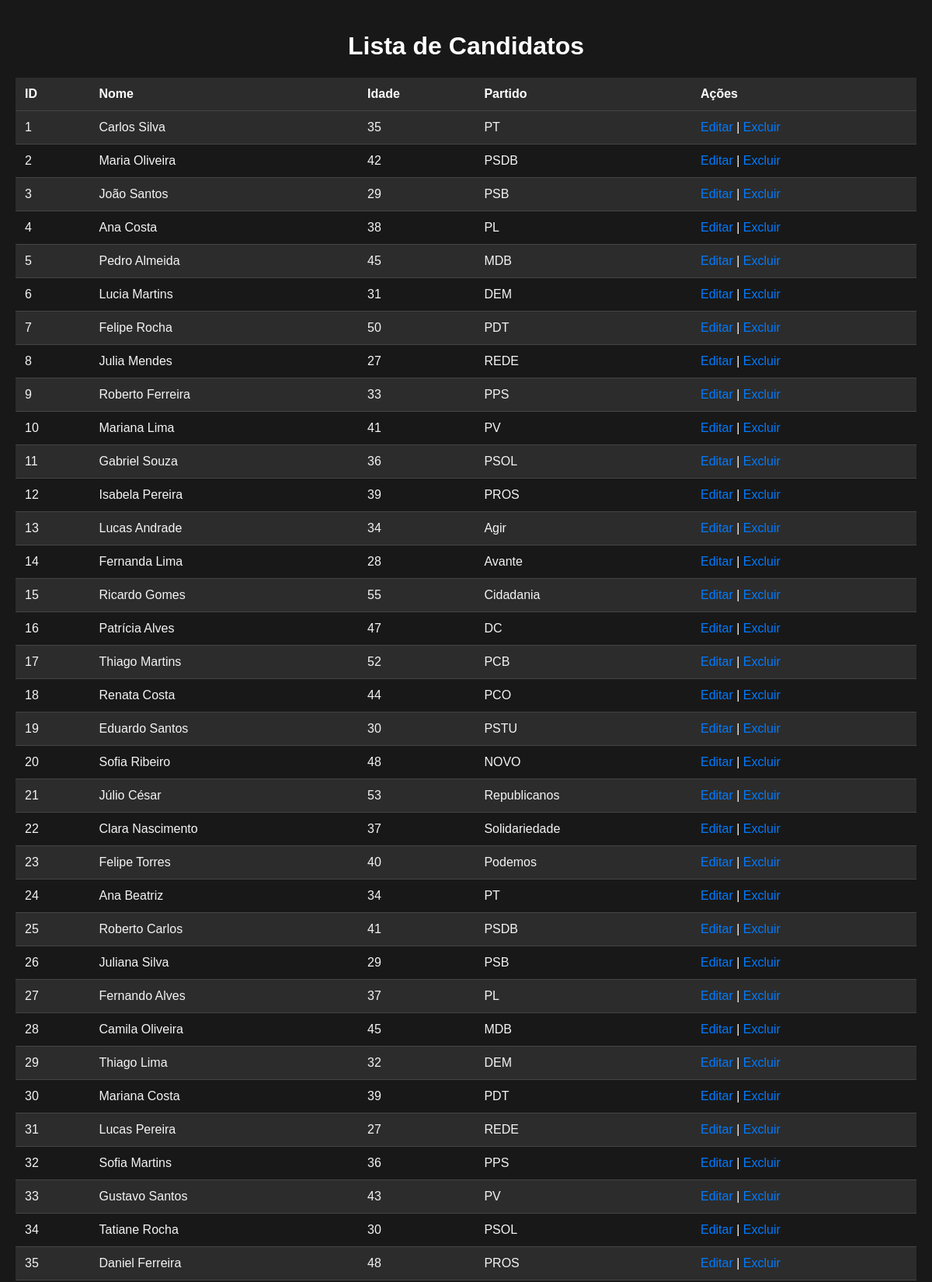
Page /cadastro/candidato/tabela_candidato.php (upper part) on the committed database.
### tables this page shows
CREATE TABLE IF NOT EXISTS `candidato` (
  `id_cand` int NOT NULL AUTO_INCREMENT,
  `nome_cand` varchar(50) NOT NULL,
  `idade_cand` varchar(3) NOT NULL,
  `partido_cand` varchar(30) NOT NULL,
  PRIMARY KEY (`id_cand`)
);

### cadastro/candidato/tabela_candidato.php (the view, shortened to what this page needs)
<?php
include "C:\wamp64\www\urna\conecta_banco.php";
$query = "SELECT * FROM candidato";
$result = mysqli_query($conexao, $query);
?>
<!DOCTYPE html>
<html lang="pt-br">
<head>
</head>
<body>
    <h1>Lista de Candidatos</h1>
    <table>
        <tr>
            <th>ID</th>
            <th>Nome</th>
            <th>Idade</th>
            <th>Partido</th>
            <th>Ações</th>
        </tr>
        <?php while ($row = mysqli_fetch_assoc($result)): ?>
        <tr>
            <td><?php echo htmlspecialchars($row['id_cand']); ?></td>
            <td><?php echo htmlspecialchars($row['nome_cand']); ?></td>
            <td><?php echo htmlspecialchars($row['idade_cand']); ?></td>
            <td><?php echo htmlspecialchars($row['partido_cand']); ?></td>
            <td>
                <a href="editarc.php?id=<?php echo urlencode($row['id_cand']); ?>">Editar</a> |
                <a href="excluirc.php?id=<?php echo urlencode($row['id_cand']); ?>" onclick="return confirm('Tem certeza que deseja excluir este candidato?');">Excluir</a>
            </td>
        </tr>
        <?php endwhile; ?>
    </table>
</body>
</html>

### cadastro/candidato/tabela_candidato.php (style rules this page uses)
body { font-family: Arial, sans-serif; background-color: #181818; color: #f4f4f4; margin: 0; padding: 20px; }
h1 { text-align: center; color: #ffffff; }
table { width: 100%; border-collapse: collapse; margin-top: 20px; }
th, td { padding: 12px; text-align: left; border-bottom: 1px solid #444; }
th { background-color: #2c2c2c; color: #ffffff; }
tr:nth-child(even) { background-color: #2c2c2c; }
a { color: #007BFF; text-decoration: none; }

### rows in the picture
candidato: id_cand "1", nome_cand "Carlos Silva", idade_cand "35", partido_cand "PT"
candidato: id_cand "2", nome_cand "Maria Oliveira", idade_cand "42", partido_cand "PSDB"
candidato: id_cand "3", nome_cand "João Santos", idade_cand "29", partido_cand "PSB"
candidato: id_cand "4", nome_cand "Ana Costa", idade_cand "38", partido_cand "PL"
candidato: id_cand "5", nome_cand "Pedro Almeida", idade_cand "45", partido_cand "MDB"
candidato: id_cand "6", nome_cand "Lucia Martins", idade_cand "31", partido_cand "DEM"
candidato: id_cand "7", nome_cand "Felipe Rocha", idade_cand "50", partido_cand "PDT"
candidato: id_cand "8", nome_cand "Julia Mendes", idade_cand "27", partido_cand "REDE"
candidato: id_cand "9", nome_cand "Roberto Ferreira", idade_cand "33", partido_cand "PPS"
candidato: id_cand "10", nome_cand "Mariana Lima", idade_cand "41", partido_cand "PV"
candidato: id_cand "11", nome_cand "Gabriel Souza", idade_cand "36", partido_cand "PSOL"
candidato: id_cand "12", nome_cand "Isabela Pereira", idade_cand "39", partido_cand "PROS"
candidato: id_cand "13", nome_cand "Lucas Andrade", idade_cand "34", partido_cand "Agir"
candidato: id_cand "14", nome_cand "Fernanda Lima", idade_cand "28", partido_cand "Avante"
candidato: id_cand "15", nome_cand "Ricardo Gomes", idade_cand "55", partido_cand "Cidadania"
candidato: id_cand "16", nome_cand "Patrícia Alves", idade_cand "47", partido_cand "DC"
candidato: id_cand "17", nome_cand "Thiago Martins", idade_cand "52", partido_cand "PCB"
candidato: id_cand "18", nome_cand "Renata Costa", idade_cand "44", partido_cand "PCO"
candidato: id_cand "19", nome_cand "Eduardo Santos", idade_cand "30", partido_cand "PSTU"
candidato: id_cand "20", nome_cand "Sofia Ribeiro", idade_cand "48", partido_cand "NOVO"
candidato: id_cand "21", nome_cand "Júlio César", idade_cand "53", partido_cand "Republicanos"
candidato: id_cand "22", nome_cand "Clara Nascimento", idade_cand "37", partido_cand "Solidariedade"
candidato: id_cand "23", nome_cand "Felipe Torres", idade_cand "40", partido_cand "Podemos"
candidato: id_cand "24", nome_cand "Ana Beatriz", idade_cand "34", partido_cand "PT"
candidato: id_cand "25", nome_cand "Roberto Carlos", idade_cand "41", partido_cand "PSDB"
candidato: id_cand "26", nome_cand "Juliana Silva", idade_cand "29", partido_cand "PSB"
candidato: id_cand "27", nome_cand "Fernando Alves", idade_cand "37", partido_cand "PL"
candidato: id_cand "28", nome_cand "Camila Oliveira", idade_cand "45", partido_cand "MDB"
candidato: id_cand "29", nome_cand "Thiago Lima", idade_cand "32", partido_cand "DEM"
candidato: id_cand "30", nome_cand "Mariana Costa", idade_cand "39", partido_cand "PDT"
candidato: id_cand "31", nome_cand "Lucas Pereira", idade_cand "27", partido_cand "REDE"
candidato: id_cand "32", nome_cand "Sofia Martins", idade_cand "36", partido_cand "PPS"
candidato: id_cand "33", nome_cand "Gustavo Santos", idade_cand "43", partido_cand "PV"
candidato: id_cand "34", nome_cand "Tatiane Rocha", idade_cand "30", partido_cand "PSOL"
candidato: id_cand "35", nome_cand "Daniel Ferreira", idade_cand "48", partido_cand "PROS"
